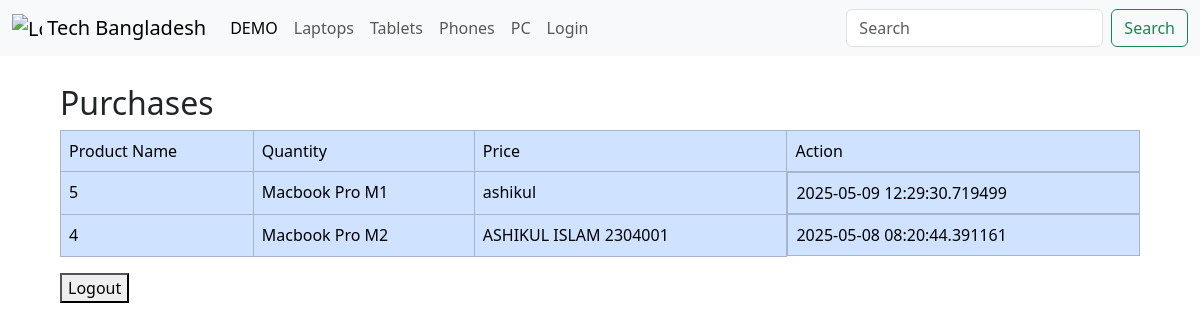
The page /admin_purchase on the database as committed earlier.
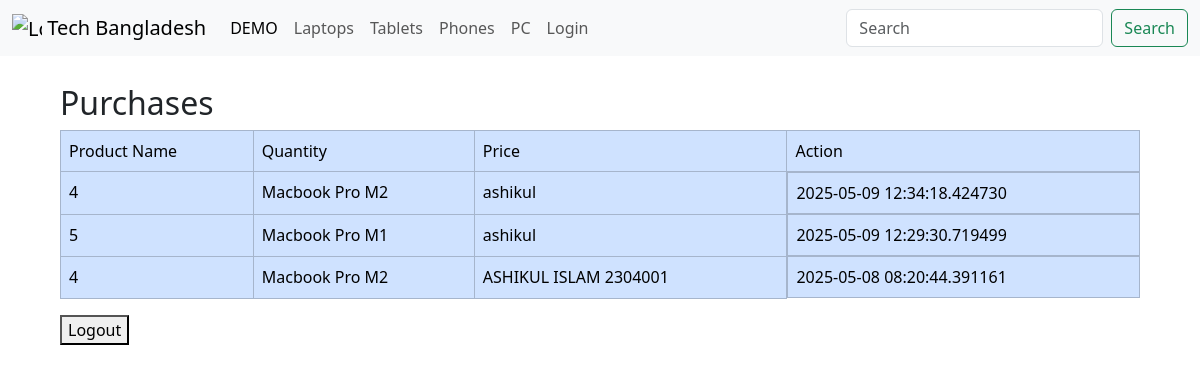
The same page on the database as committed later.
### app/models.py (models this page shows)
class Purchase(db.Model):
    __tablename__ = 'purchase'
    id = db.Column(db.Integer , primary_key = True)
    user_id = db.Column(db.Integer,db.ForeignKey("user.id"),nullable = False)
    product_id = db.Column(db.Integer, db.ForeignKey("product.id"),nullable = False)
    quantity = db.Column(db.Integer,default = 1)
    time = db.Column(db.DateTime, default =datetime.now)
    product = db.relationship("Product",backref = "purchases")
    user = db.relationship("User", back_populates = "purchases")

class Product(db.Model):
    __tablename__= "product"
    id = db.Column(db.Integer,primary_key = True)
    name = db.Column(db.String(200),nullable = False)
    brand = db.Column(db.String(200),nullable = True)
    releasedate = db.Column(db.String(200), nullable = True)
    description = db.Column(db.String(200),nullable = False)
    price = db.Column(db.Integer,nullable = False)
    stock = db.Column(db.Integer,nullable = False)
    category = db.Column(db.String(100),nullable = False)
    image = db.Column(db.String(100),nullable = False)
    availabity = db.Column(db.Boolean,nullable = True)
    time = db.Column(db.DateTime,default= datetime.now)
    hardware = db.relationship("Hardware",back_populates = "product")
    battery = db.relationship("Battery",back_populates = "product")
    display = db.relationship("Display",back_populates = "product")
    connectivity = db.relationship("Connectivity",back_populates = "product")
    camera = db.relationship("Camera",back_populates = "product")
    software = db.relationship("Software",back_populates = "product")
    extrainfo = db.relationship("Extrainfo",back_populates = "product")

class User(db.Model,UserMixin):
    __tablename__ = 'user'
    id = db.Column(db.Integer, primary_key = True)
    name = db.Column(db.String, nullable = False)
    username = db.Column(db.String , unique = True, nullable = False)
    email = db.Column(db.String, unique = True, nullable = False)
    password = db.Column(db.String)
    profile_pic = db.Column(db.String, nullable = False)
    cart_items = db.relationship("Cart",back_populates="user",lazy = True)
    purchases = db.relationship("Purchase",back_populates = "user", lazy = True)

### app/admin_purchase.py (the view)
@adPurchases.route('/admin_purchase')
def admin_purchase():
    purchases = Purchase.query.order_by(Purchase.time.desc()).all()
    return render_template("admin_purchase.html",purchases=purchases)

### app/templates/admin_purchase.html (shortened to what this page needs)
{% extends 'layout.html' %}
{% block body %}
    <h2>
        Purchases
    </h2>
    <table class="table">
        <tr class="table-primary">
            <td class="table-primary ">
                Product Name
            </td>
            <td class="table-primary">
                Quantity
            </td>
            <td class="table-primary">
                Price
            </td>
            <td class="table-primary">
                Action
            </td>
        </tr>
        {% for purchase in purchases %}
            <tr class="table-primary">
                <td class="table-primary ">
                    {{ purchase.product.id }}
                </td>
                <td class="table-primary">
                    {{ purchase.product.name }}
                </td>
                <td class="table-primary">
                    {{ purchase.user.name }}
                </td>
                <td class="table-primary" style="display: flex;">
                    {{ purchase.time }}
                </td>
            </tr>
    {% endfor %}
    </table>
    <form action="/logout">
    <button type="submit">Logout</button>
    </form>
{% endblock %}

### app/templates/layout.html (shortened to what this page needs)
<!DOCTYPE html>
<html>
<head>
  <link href="https://cdn.jsdelivr.net/npm/bootstrap@5.3.3/dist/css/bootstrap.min.css" rel="stylesheet"
>
</head>
<body>
  <div id="navigation bar">
    <nav class="navbar navbar-expand-lg bg-body-tertiary">
      <div class="container-fluid">
          <a class="navbar-brand" href="/">
            <img src="/docs/5.3/assets/brand/bootstrap-logo.svg" alt="Logo" width="30" height="24" class="d-inline-block align-text-top">
            Tech Bangladesh
          </a>
        <div class="collapse navbar-collapse" id="navbarSupportedContent">
          <ul class="navbar-nav me-auto mb-2 mb-lg-0">
            <li class="nav-item">
              <a class="nav-link active" aria-current="page" href="https://www.google.com/">DEMO</a>
            </li>
            <li class="nav-item">
              <a class="nav-link" href="{{ url_for('main.products',category = 'laptop')}}">Laptops</a>
            </li>
            <a class="nav-link" href="{{ url_for('main.products',category = 'tablet')}}">Tablets</a>
            <li class="nav-item">
              <a class="nav-link" href="{{ url_for('main.products',category = 'phone')}}">Phones</a>
            </li>
            <li class="nav-item">
              <a class="nav-link" href="#">PC</a>
            </li>
            <li class="nav_item">
              <a class="nav-link" href="/login">Login</a>
            </li>
          </ul>
          <form method="post" class="d-flex" action="{{ url_for('searching.search')}}">
            <input class="form-control me-2" list="datalist" type="text" placeholder="Search" aria-label="Search"
              name="keyword">
            <button class="btn btn-outline-success" type="submit">Search</button>
          </form>
        </div>
      </div>
    </nav>
  </div>
  <div class="body">
    {% block body %}
    {% endblock %}
</body>
</html>

### app/templates/layout.html (style rules this page uses)
.body { padding-left: 5%; padding-right: 5%; padding-top: 1%; }

### app/templates/admin_purchase.html (style rules this page uses)
td { border: 1px solid black; }

Rows that differ between the two databases and show on the page:
added Purchase: product.id "4", product.name "Macbook Pro M2", user.name "ashikul", time "2025-05-09 12:34:18.424730"
